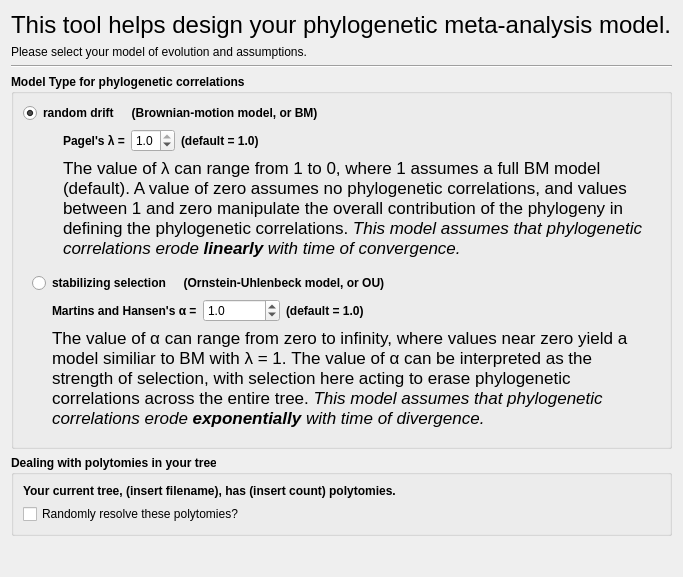
<?xml version="1.0" encoding="UTF-8"?>
<ui version="4.0">
 <class>WizardPage</class>
 <widget class="QWizardPage" name="WizardPage">
  <property name="geometry">
   <rect>
    <x>0</x>
    <y>0</y>
    <width>585</width>
    <height>577</height>
   </rect>
  </property>
  <property name="windowTitle">
   <string>WizardPage</string>
  </property>
  <layout class="QVBoxLayout" name="verticalLayout_7">
   <item>
    <widget class="QLabel" name="label">
     <property name="font">
      <font>
       <pointsize>18</pointsize>
       <weight>50</weight>
       <bold>false</bold>
      </font>
     </property>
     <property name="text">
      <string>This tool helps design your phylogenetic meta-analysis model.</string>
     </property>
    </widget>
   </item>
   <item>
    <widget class="QLabel" name="label_2">
     <property name="text">
      <string>Please select your model of evolution and assumptions.</string>
     </property>
    </widget>
   </item>
   <item>
    <widget class="Line" name="line">
     <property name="orientation">
      <enum>Qt::Horizontal</enum>
     </property>
    </widget>
   </item>
   <item>
    <widget class="QGroupBox" name="groupBox">
     <property name="font">
      <font>
       <weight>75</weight>
       <bold>true</bold>
      </font>
     </property>
     <property name="title">
      <string>Model Type for phylogenetic correlations</string>
     </property>
     <layout class="QVBoxLayout" name="verticalLayout_6">
      <item>
       <widget class="QFrame" name="random_drift_frame">
        <property name="frameShape">
         <enum>QFrame::NoFrame</enum>
        </property>
        <property name="frameShadow">
         <enum>QFrame::Raised</enum>
        </property>
        <layout class="QVBoxLayout" name="verticalLayout_3">
         <property name="margin">
          <number>0</number>
         </property>
         <item>
          <layout class="QHBoxLayout" name="horizontalLayout_2">
           <item>
            <widget class="QRadioButton" name="BM_radioButton">
             <property name="text">
              <string>random drift</string>
             </property>
             <property name="checked">
              <bool>true</bool>
             </property>
             <attribute name="buttonGroup">
              <string notr="true">buttonGroup</string>
             </attribute>
            </widget>
           </item>
           <item>
            <widget class="QLabel" name="label_4">
             <property name="text">
              <string>  (Brownian-motion model, or BM)</string>
             </property>
            </widget>
           </item>
           <item>
            <spacer name="horizontalSpacer_2">
             <property name="orientation">
              <enum>Qt::Horizontal</enum>
             </property>
             <property name="sizeHint" stdset="0">
              <size>
               <width>40</width>
               <height>20</height>
              </size>
             </property>
            </spacer>
           </item>
          </layout>
         </item>
         <item>
          <layout class="QHBoxLayout" name="horizontalLayout_5">
           <item>
            <spacer name="horizontalSpacer_4">
             <property name="orientation">
              <enum>Qt::Horizontal</enum>
             </property>
             <property name="sizeType">
              <enum>QSizePolicy::Fixed</enum>
             </property>
             <property name="sizeHint" stdset="0">
              <size>
               <width>40</width>
               <height>20</height>
              </size>
             </property>
            </spacer>
           </item>
           <item>
            <layout class="QVBoxLayout" name="verticalLayout_2">
             <property name="topMargin">
              <number>0</number>
             </property>
             <item>
              <layout class="QHBoxLayout" name="horizontalLayout">
               <item>
                <widget class="QLabel" name="label_6">
                 <property name="text">
                  <string>Pagel's λ =</string>
                 </property>
                </widget>
               </item>
               <item>
                <widget class="QDoubleSpinBox" name="lambda_doubleSpinBox">
                 <property name="font">
                  <font>
                   <weight>50</weight>
                   <bold>false</bold>
                  </font>
                 </property>
                 <property name="decimals">
                  <number>1</number>
                 </property>
                 <property name="maximum">
                  <double>1.000000000000000</double>
                 </property>
                 <property name="singleStep">
                  <double>0.100000000000000</double>
                 </property>
                 <property name="value">
                  <double>1.000000000000000</double>
                 </property>
                </widget>
               </item>
               <item>
                <widget class="QLabel" name="label_7">
                 <property name="text">
                  <string>(default = 1.0)</string>
                 </property>
                </widget>
               </item>
               <item>
                <spacer name="horizontalSpacer">
                 <property name="orientation">
                  <enum>Qt::Horizontal</enum>
                 </property>
                 <property name="sizeHint" stdset="0">
                  <size>
                   <width>40</width>
                   <height>5</height>
                  </size>
                 </property>
                </spacer>
               </item>
              </layout>
             </item>
             <item>
              <widget class="QLabel" name="label_8">
               <property name="text">
                <string>&lt;!DOCTYPE HTML PUBLIC &quot;-//W3C//DTD HTML 4.0//EN&quot; &quot;http://www.w3.org/TR/REC-html40/strict.dtd&quot;&gt;
&lt;html&gt;&lt;head&gt;&lt;meta name=&quot;qrichtext&quot; content=&quot;1&quot; /&gt;&lt;style type=&quot;text/css&quot;&gt;
p, li { white-space: pre-wrap; }
&lt;/style&gt;&lt;/head&gt;&lt;body style=&quot; font-family:'.Lucida Grande UI'; font-size:13pt; font-weight:600; font-style:normal;&quot;&gt;
&lt;p style=&quot; margin-top:0px; margin-bottom:0px; margin-left:0px; margin-right:0px; -qt-block-indent:0; text-indent:0px;&quot;&gt;&lt;span style=&quot; font-weight:400;&quot;&gt;The value of λ can range from 1 to 0, where 1 assumes a full BM model (default). A value of zero assumes no phylogenetic correlations, and values between 1 and zero manipulate the overall contribution of the phylogeny in defining the phylogenetic correlations. &lt;/span&gt;&lt;span style=&quot; font-weight:400; font-style:italic;&quot;&gt;This model assumes that phylogenetic correlations erode &lt;/span&gt;&lt;span style=&quot; font-style:italic;&quot;&gt;linearly&lt;/span&gt;&lt;span style=&quot; font-weight:400; font-style:italic;&quot;&gt; with time of convergence.&lt;/span&gt;&lt;/p&gt;&lt;/body&gt;&lt;/html&gt;</string>
               </property>
               <property name="textFormat">
                <enum>Qt::RichText</enum>
               </property>
               <property name="alignment">
                <set>Qt::AlignLeading|Qt::AlignLeft|Qt::AlignTop</set>
               </property>
               <property name="wordWrap">
                <bool>true</bool>
               </property>
               <property name="indent">
                <number>-1</number>
               </property>
              </widget>
             </item>
            </layout>
           </item>
          </layout>
         </item>
        </layout>
        <zorder>radioButton</zorder>
        <zorder>frame</zorder>
        <zorder>horizontalSpacer_2</zorder>
        <zorder>label_4</zorder>
        <zorder>BM_radioButton</zorder>
        <zorder>horizontalSpacer_2</zorder>
        <zorder>label_4</zorder>
        <zorder>layoutWidget</zorder>
        <zorder>horizontalSpacer_4</zorder>
        <zorder>label_8</zorder>
       </widget>
      </item>
      <item>
       <widget class="QFrame" name="stabilizing_selection_frame">
        <property name="frameShape">
         <enum>QFrame::NoFrame</enum>
        </property>
        <property name="frameShadow">
         <enum>QFrame::Raised</enum>
        </property>
        <layout class="QVBoxLayout" name="verticalLayout_5">
         <item>
          <layout class="QHBoxLayout" name="horizontalLayout_4">
           <item>
            <widget class="QRadioButton" name="OU_radioButton">
             <property name="text">
              <string>stabilizing selection</string>
             </property>
             <property name="checked">
              <bool>false</bool>
             </property>
             <attribute name="buttonGroup">
              <string notr="true">buttonGroup</string>
             </attribute>
            </widget>
           </item>
           <item>
            <widget class="QLabel" name="label_5">
             <property name="text">
              <string>  (Ornstein-Uhlenbeck model, or OU)</string>
             </property>
            </widget>
           </item>
           <item>
            <spacer name="horizontalSpacer_3">
             <property name="orientation">
              <enum>Qt::Horizontal</enum>
             </property>
             <property name="sizeHint" stdset="0">
              <size>
               <width>40</width>
               <height>20</height>
              </size>
             </property>
            </spacer>
           </item>
          </layout>
         </item>
         <item>
          <layout class="QHBoxLayout" name="horizontalLayout_6">
           <item>
            <spacer name="horizontalSpacer_6">
             <property name="orientation">
              <enum>Qt::Horizontal</enum>
             </property>
             <property name="sizeType">
              <enum>QSizePolicy::Fixed</enum>
             </property>
             <property name="sizeHint" stdset="0">
              <size>
               <width>20</width>
               <height>20</height>
              </size>
             </property>
            </spacer>
           </item>
           <item>
            <layout class="QVBoxLayout" name="verticalLayout_4">
             <item>
              <layout class="QHBoxLayout" name="horizontalLayout_3">
               <item>
                <widget class="QLabel" name="label_10">
                 <property name="text">
                  <string>Martins and Hansen's α =</string>
                 </property>
                </widget>
               </item>
               <item>
                <widget class="QDoubleSpinBox" name="alpha_doubleSpinBox">
                 <property name="font">
                  <font>
                   <weight>50</weight>
                   <bold>false</bold>
                  </font>
                 </property>
                 <property name="decimals">
                  <number>1</number>
                 </property>
                 <property name="maximum">
                  <double>1000000000.000000000000000</double>
                 </property>
                 <property name="singleStep">
                  <double>0.100000000000000</double>
                 </property>
                 <property name="value">
                  <double>1.000000000000000</double>
                 </property>
                </widget>
               </item>
               <item>
                <widget class="QLabel" name="label_11">
                 <property name="text">
                  <string>(default = 1.0)</string>
                 </property>
                </widget>
               </item>
               <item>
                <spacer name="horizontalSpacer_5">
                 <property name="orientation">
                  <enum>Qt::Horizontal</enum>
                 </property>
                 <property name="sizeHint" stdset="0">
                  <size>
                   <width>40</width>
                   <height>20</height>
                  </size>
                 </property>
                </spacer>
               </item>
              </layout>
             </item>
             <item>
              <widget class="QLabel" name="label_9">
               <property name="text">
                <string>&lt;!DOCTYPE HTML PUBLIC &quot;-//W3C//DTD HTML 4.0//EN&quot; &quot;http://www.w3.org/TR/REC-html40/strict.dtd&quot;&gt;
&lt;html&gt;&lt;head&gt;&lt;meta name=&quot;qrichtext&quot; content=&quot;1&quot; /&gt;&lt;style type=&quot;text/css&quot;&gt;
p, li { white-space: pre-wrap; }
&lt;/style&gt;&lt;/head&gt;&lt;body style=&quot; font-family:'.Lucida Grande UI'; font-size:13pt; font-weight:600; font-style:normal;&quot;&gt;
&lt;p style=&quot; margin-top:0px; margin-bottom:0px; margin-left:0px; margin-right:0px; -qt-block-indent:0; text-indent:0px;&quot;&gt;&lt;span style=&quot; font-weight:400;&quot;&gt;The value of α can range from zero to infinity, where values near zero yield a model similiar to BM with λ = 1. The value of α can be interpreted as the strength of selection, with selection here acting to erase phylogenetic correlations across the entire tree. &lt;/span&gt;&lt;span style=&quot; font-weight:400; font-style:italic;&quot;&gt;This model assumes that phylogenetic correlations erode &lt;/span&gt;&lt;span style=&quot; font-style:italic;&quot;&gt;exponentially&lt;/span&gt;&lt;span style=&quot; font-weight:400; font-style:italic;&quot;&gt; with time of divergence.&lt;/span&gt;&lt;/p&gt;&lt;/body&gt;&lt;/html&gt;</string>
               </property>
               <property name="wordWrap">
                <bool>true</bool>
               </property>
              </widget>
             </item>
            </layout>
           </item>
          </layout>
         </item>
        </layout>
       </widget>
      </item>
     </layout>
    </widget>
   </item>
   <item>
    <widget class="QGroupBox" name="groupBox_2">
     <property name="font">
      <font>
       <weight>75</weight>
       <bold>true</bold>
      </font>
     </property>
     <property name="title">
      <string>Dealing with polytomies in your tree</string>
     </property>
     <layout class="QVBoxLayout" name="verticalLayout">
      <item>
       <widget class="QLabel" name="polytomies_info_label">
        <property name="font">
         <font>
          <weight>75</weight>
          <bold>true</bold>
         </font>
        </property>
        <property name="text">
         <string>Your current tree, (insert filename), has (insert count) polytomies.</string>
        </property>
       </widget>
      </item>
      <item>
       <widget class="QCheckBox" name="randpoly_checkBox">
        <property name="font">
         <font>
          <weight>50</weight>
          <bold>false</bold>
         </font>
        </property>
        <property name="text">
         <string>Randomly resolve these polytomies?</string>
        </property>
       </widget>
      </item>
     </layout>
    </widget>
   </item>
   <item>
    <spacer name="verticalSpacer">
     <property name="orientation">
      <enum>Qt::Vertical</enum>
     </property>
     <property name="sizeHint" stdset="0">
      <size>
       <width>20</width>
       <height>30</height>
      </size>
     </property>
    </spacer>
   </item>
  </layout>
  <zorder>label</zorder>
  <zorder>label_2</zorder>
  <zorder>groupBox</zorder>
  <zorder>groupBox_2</zorder>
  <zorder>randpoly_checkBox</zorder>
  <zorder>verticalSpacer</zorder>
  <zorder>line</zorder>
 </widget>
 <resources/>
 <connections/>
 <buttongroups>
  <buttongroup name="buttonGroup"/>
 </buttongroups>
</ui>
